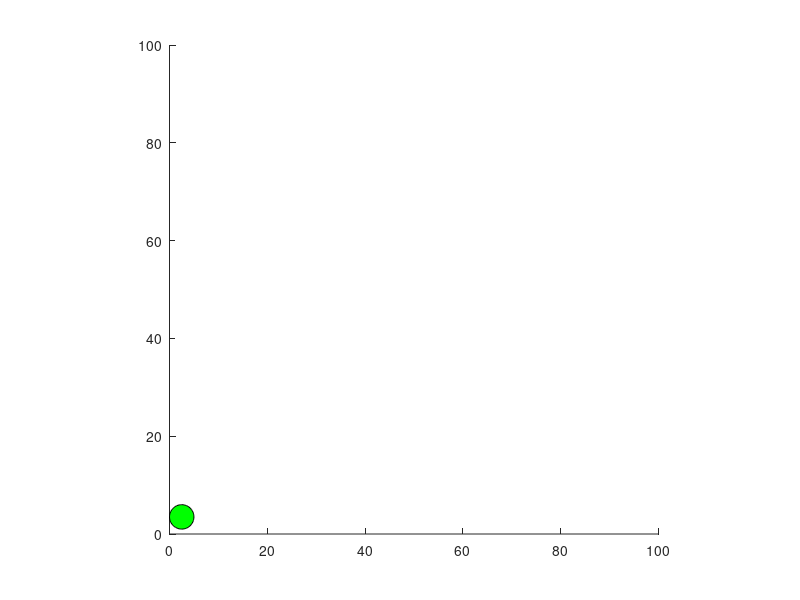

Reproduce this figure in MATLAB.
axis equal
axis([0 100 0 100])
hold on

ball=rectangle('Position', [0 47.5 5 5], 'Curvature', [1 1], 'FaceColor', 'g');

x=0;
increase=1.1;
x0=0;
increment=0.108;

for t=1:1:30
    
    x=x+increase;
    x0=x0+increment;
    y=exp(x0);
    set(ball, 'Position', [x y 5 5])
    pause(0.02)
    
end

for t=1:1:30
    
    x=x-increase;
    x0=x0-increment;
    y=exp(x0);
    set(ball, 'Position', [x y 5 5])
    pause(0.02)
    
end